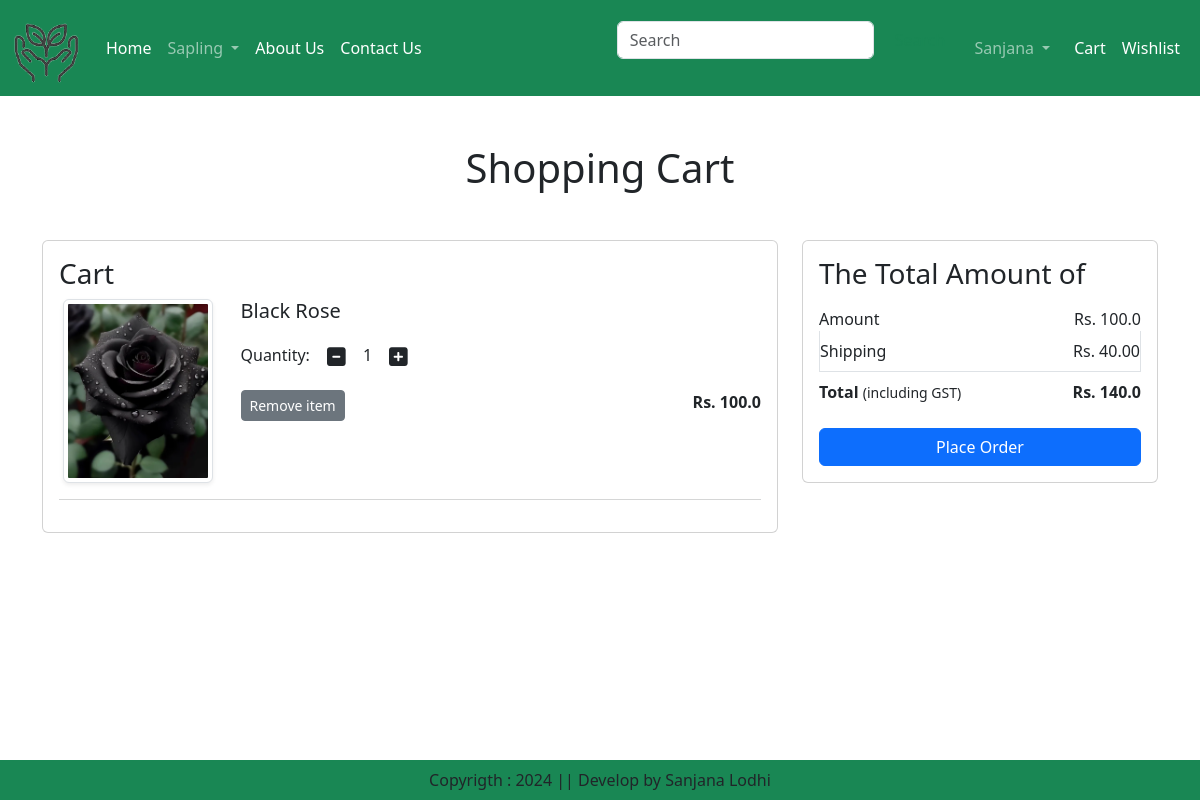
Screenshot of /cart/ (signed in) with the database file from the repository.
### Home_App/models.py (models this page shows, shortened)
class Cart(models.Model):
    user = models.ForeignKey(User,on_delete=models.CASCADE)
    product = models.ForeignKey(Product,on_delete=models.CASCADE)
    quantity = models.PositiveIntegerField(default=1)

class Product(models.Model):
    title=models.CharField(max_length=100)
    selling_price=models.FloatField()
    discount_price=models.FloatField()
    category=models.CharField(choices=CATEGORY_CHOICES,max_length=9)
    product_image = models.ImageField(upload_to='product')

### Home_App/views.py (the view)
# urls.py: path('cart/',views.show_cart, name='showcart'),
def show_cart(request):
    user = request.user
    cart = Cart.objects.filter(user=user)
    amount = 0
    for p in cart:
        value = p.quantity * p.product.discount_price
        amount = amount + value
    totalamount = amount + 40
    return render(request,'addtocart.html',locals())

### Home_App/templates/addtocart.html (shortened to what this page needs)
{% extends 'base.html' %}
{% load static %}
{% block main-content %}
<div class="container my-5">
  <div class="row">
    {% if cart %}
      <h1 class="text-center mb-5">Shopping Cart</h1>
      <div class="col-sm-8">
        <div class="card">
          <div class="card-body">
            <h3>Cart</h3>
            {% for item in cart %}
              <div class="row mb-3">
                <div class="col-sm-3 text-center align-self-center">
                  <img src="{{ item.product.product_image.url }}" alt="{{ item.product.title }}" class="img-fluid img-thumbnail shadow-sm" height="150" width="150">
                </div>
                <div class="col-sm-9">
                  <h5>{{ item.product.title }}</h5>
                  <div class="my-3">
                    <label for="quantity">Quantity:</label>
                    <a class="minus-cart btn" pid={{item.product.id}}><i class="fas fa-minus-square fa-lg"></i></a>
                      <span id="quantity">{{item.quantity}}</span>
                    <a class="plus-cart btn" pid={{item.product.id}}><i class="fas fa-plus-square fa-lg"></i></a>
                  </div>
                  <div class="d-flex justify-content-between">
                    <a href="#" class="remove-cart btn btn-sm btn-secondary mr-3" pid="{{ item.product.id }}">Remove item</a>
                    <p class="mb-0"><span><strong>Rs. {{ item.product.discount_price }}</strong></span></p>
                  </div>
                </div>
              </div>
              <hr class="text-muted ">
            {% endfor %}
          </div>
        </div>
      </div>
      <div class="col-sm-4">
        <div class="card">
          <div class="card-body">
            <h3>The Total Amount of</h3>
            <ul class="list-group">
              <li class="list-group-item d-flex justify-content-between align-items-center border-0 px-0 pb-0">
                Amount <span id="amount">Rs. {{ amount }}</span>
              </li>
              <li class="list-group-item d-flex justify-content-between align-items-center px-0">
                Shipping <span>Rs. 40.00</span>
              </li>
              <li class="list-group-item d-flex justify-content-between align-items-center border-0 px-0 mb-3">
                <div>
                  <strong>Total</strong> <small>(including GST)</small>
                </div>
                <span id="totalamount"><strong>Rs. {{totalamount}}</strong></span>
              </li>
            </ul>
            <div class="d-grid">
              <a href="{% url 'checkout' %}" class="btn btn-primary">Place Order</a>
            </div>
          </div>
        </div>
      </div>
    {% else %}
      <h1 class="text-center mb-5">Cart is Empty</h1>
    {% endif %}
  </div>
</div>
{% endblock main-content %}

### rows the page displays
Cart: product.product_image (picture), product "Black Rose", quantity "1", product.discount_price "100.0"

### other values shown
{{ amount }} "100.0"
{{ totalamount }} "140.0"
